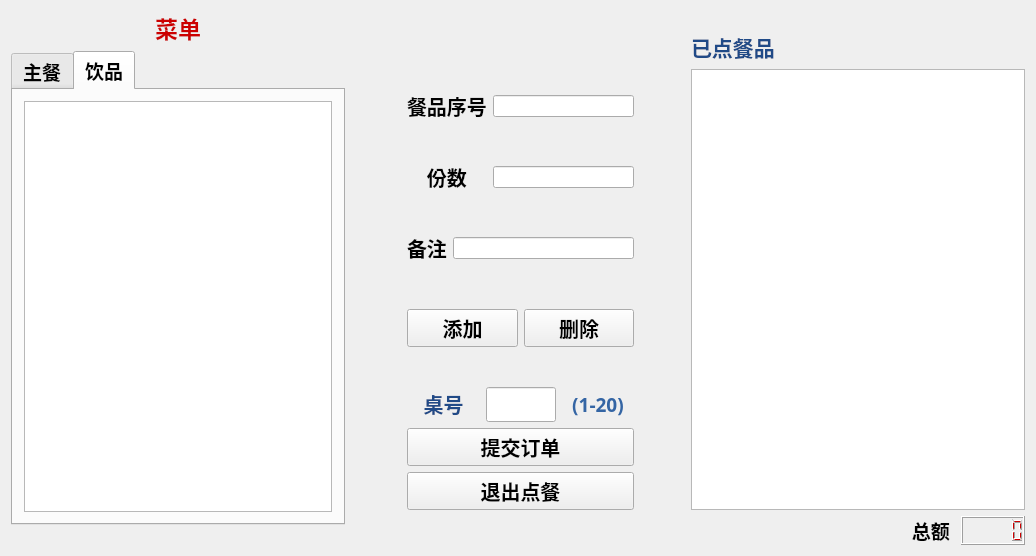
<?xml version="1.0" encoding="UTF-8"?>
<ui version="4.0">
 <class>Widget</class>
 <widget class="QWidget" name="Widget">
  <property name="geometry">
   <rect>
    <x>0</x>
    <y>0</y>
    <width>1036</width>
    <height>556</height>
   </rect>
  </property>
  <property name="minimumSize">
   <size>
    <width>4</width>
    <height>0</height>
   </size>
  </property>
  <property name="maximumSize">
   <size>
    <width>1300</width>
    <height>700</height>
   </size>
  </property>
  <property name="windowTitle">
   <string>Widget</string>
  </property>
  <layout class="QHBoxLayout" name="horizontalLayout_9">
   <item>
    <layout class="QVBoxLayout" name="verticalLayout_6">
     <item>
      <layout class="QGridLayout" name="gridLayout_2">
       <item row="0" column="0">
        <layout class="QVBoxLayout" name="verticalLayout">
         <item>
          <layout class="QHBoxLayout" name="horizontalLayout_5">
           <item>
            <spacer name="horizontalSpacer_2">
             <property name="orientation">
              <enum>Qt::Horizontal</enum>
             </property>
             <property name="sizeHint" stdset="0">
              <size>
               <width>40</width>
               <height>20</height>
              </size>
             </property>
            </spacer>
           </item>
           <item>
            <widget class="QLabel" name="label">
             <property name="font">
              <font>
               <family>AR PL UKai CN</family>
               <pointsize>17</pointsize>
               <weight>75</weight>
               <bold>true</bold>
              </font>
             </property>
             <property name="text">
              <string>&lt;html&gt;&lt;head/&gt;&lt;body&gt;&lt;p&gt;&lt;span style=&quot; color:#cc0000;&quot;&gt;菜单&lt;/span&gt;&lt;/p&gt;&lt;/body&gt;&lt;/html&gt;</string>
             </property>
            </widget>
           </item>
           <item>
            <spacer name="horizontalSpacer_3">
             <property name="orientation">
              <enum>Qt::Horizontal</enum>
             </property>
             <property name="sizeHint" stdset="0">
              <size>
               <width>40</width>
               <height>20</height>
              </size>
             </property>
            </spacer>
           </item>
          </layout>
         </item>
         <item>
          <widget class="QTabWidget" name="tabWidget">
           <property name="minimumSize">
            <size>
             <width>2</width>
             <height>0</height>
            </size>
           </property>
           <property name="maximumSize">
            <size>
             <width>1300</width>
             <height>700</height>
            </size>
           </property>
           <property name="font">
            <font>
             <family>AR PL UKai CN</family>
             <pointsize>14</pointsize>
             <weight>75</weight>
             <bold>true</bold>
            </font>
           </property>
           <property name="whatsThis">
            <string>&lt;html&gt;&lt;head/&gt;&lt;body&gt;&lt;p&gt;&lt;br/&gt;&lt;/p&gt;&lt;p&gt;&lt;br/&gt;&lt;/p&gt;&lt;/body&gt;&lt;/html&gt;</string>
           </property>
           <property name="currentIndex">
            <number>1</number>
           </property>
           <widget class="QWidget" name="tab">
            <attribute name="icon">
             <iconset resource="image.qrc">
              <normaloff>:/image/29.png</normaloff>:/image/29.png</iconset>
            </attribute>
            <attribute name="title">
             <string>主餐</string>
            </attribute>
            <layout class="QGridLayout" name="gridLayout_3">
             <item row="0" column="0">
              <widget class="QTableWidget" name="tableWidget_2">
               <property name="font">
                <font>
                 <family>Umpush</family>
                 <pointsize>12</pointsize>
                 <weight>50</weight>
                 <bold>false</bold>
                </font>
               </property>
              </widget>
             </item>
            </layout>
           </widget>
           <widget class="QWidget" name="tab_2">
            <attribute name="icon">
             <iconset resource="image.qrc">
              <normaloff>:/image/32.png</normaloff>:/image/32.png</iconset>
            </attribute>
            <attribute name="title">
             <string>饮品</string>
            </attribute>
            <layout class="QGridLayout" name="gridLayout">
             <item row="0" column="0">
              <widget class="QTableWidget" name="tableWidget_3">
               <property name="font">
                <font>
                 <family>Umpush</family>
                 <pointsize>12</pointsize>
                 <weight>50</weight>
                 <bold>false</bold>
                </font>
               </property>
              </widget>
             </item>
            </layout>
           </widget>
          </widget>
         </item>
        </layout>
       </item>
      </layout>
     </item>
     <item>
      <spacer name="horizontalSpacer_6">
       <property name="orientation">
        <enum>Qt::Horizontal</enum>
       </property>
       <property name="sizeHint" stdset="0">
        <size>
         <width>40</width>
         <height>20</height>
        </size>
       </property>
      </spacer>
     </item>
    </layout>
   </item>
   <item>
    <layout class="QHBoxLayout" name="horizontalLayout_7">
     <item>
      <spacer name="horizontalSpacer_4">
       <property name="orientation">
        <enum>Qt::Horizontal</enum>
       </property>
       <property name="sizeHint" stdset="0">
        <size>
         <width>56</width>
         <height>20</height>
        </size>
       </property>
      </spacer>
     </item>
     <item>
      <layout class="QVBoxLayout" name="verticalLayout_2">
       <item>
        <spacer name="verticalSpacer_3">
         <property name="orientation">
          <enum>Qt::Vertical</enum>
         </property>
         <property name="sizeHint" stdset="0">
          <size>
           <width>20</width>
           <height>40</height>
          </size>
         </property>
        </spacer>
       </item>
       <item>
        <spacer name="verticalSpacer_6">
         <property name="orientation">
          <enum>Qt::Vertical</enum>
         </property>
         <property name="sizeHint" stdset="0">
          <size>
           <width>20</width>
           <height>40</height>
          </size>
         </property>
        </spacer>
       </item>
       <item>
        <layout class="QHBoxLayout" name="horizontalLayout_2">
         <item>
          <widget class="QLabel" name="label_4">
           <property name="font">
            <font>
             <family>AR PL UKai CN</family>
             <pointsize>15</pointsize>
             <weight>75</weight>
             <bold>true</bold>
            </font>
           </property>
           <property name="text">
            <string>餐品序号</string>
           </property>
          </widget>
         </item>
         <item>
          <widget class="QLineEdit" name="lineEdit_2"/>
         </item>
        </layout>
       </item>
       <item>
        <spacer name="verticalSpacer_2">
         <property name="orientation">
          <enum>Qt::Vertical</enum>
         </property>
         <property name="sizeHint" stdset="0">
          <size>
           <width>227</width>
           <height>32</height>
          </size>
         </property>
        </spacer>
       </item>
       <item>
        <layout class="QHBoxLayout" name="horizontalLayout_3">
         <item>
          <widget class="QLabel" name="label_5">
           <property name="font">
            <font>
             <family>AR PL UKai CN</family>
             <pointsize>15</pointsize>
             <weight>75</weight>
             <bold>true</bold>
            </font>
           </property>
           <property name="text">
            <string>　份数　</string>
           </property>
          </widget>
         </item>
         <item>
          <widget class="QLineEdit" name="lineEdit_3"/>
         </item>
        </layout>
       </item>
       <item>
        <spacer name="verticalSpacer">
         <property name="orientation">
          <enum>Qt::Vertical</enum>
         </property>
         <property name="sizeHint" stdset="0">
          <size>
           <width>227</width>
           <height>33</height>
          </size>
         </property>
        </spacer>
       </item>
       <item>
        <layout class="QHBoxLayout" name="horizontalLayout_8">
         <item>
          <widget class="QLabel" name="label_7">
           <property name="font">
            <font>
             <family>AR PL UKai CN</family>
             <pointsize>15</pointsize>
             <weight>75</weight>
             <bold>true</bold>
            </font>
           </property>
           <property name="text">
            <string>备注</string>
           </property>
          </widget>
         </item>
         <item>
          <widget class="QLineEdit" name="lineEdit_4">
           <property name="styleSheet">
            <string notr="true">color: rgb(32, 74, 135);</string>
           </property>
          </widget>
         </item>
        </layout>
       </item>
       <item>
        <spacer name="verticalSpacer_7">
         <property name="orientation">
          <enum>Qt::Vertical</enum>
         </property>
         <property name="sizeHint" stdset="0">
          <size>
           <width>20</width>
           <height>40</height>
          </size>
         </property>
        </spacer>
       </item>
       <item>
        <layout class="QVBoxLayout" name="verticalLayout_4">
         <item>
          <layout class="QHBoxLayout" name="horizontalLayout_4">
           <item>
            <widget class="QPushButton" name="pushButton">
             <property name="font">
              <font>
               <family>AR PL UKai CN</family>
               <pointsize>15</pointsize>
               <weight>75</weight>
               <bold>true</bold>
              </font>
             </property>
             <property name="text">
              <string>添加</string>
             </property>
             <property name="icon">
              <iconset resource="image.qrc">
               <normaloff>:/image/41.png</normaloff>:/image/41.png</iconset>
             </property>
            </widget>
           </item>
           <item>
            <widget class="QPushButton" name="pushButton_2">
             <property name="font">
              <font>
               <family>AR PL UKai CN</family>
               <pointsize>15</pointsize>
               <weight>75</weight>
               <bold>true</bold>
              </font>
             </property>
             <property name="text">
              <string>删除</string>
             </property>
             <property name="icon">
              <iconset resource="image.qrc">
               <normaloff>:/image/40.png</normaloff>:/image/40.png</iconset>
             </property>
            </widget>
           </item>
          </layout>
         </item>
        </layout>
       </item>
       <item>
        <spacer name="verticalSpacer_4">
         <property name="orientation">
          <enum>Qt::Vertical</enum>
         </property>
         <property name="sizeHint" stdset="0">
          <size>
           <width>227</width>
           <height>32</height>
          </size>
         </property>
        </spacer>
       </item>
       <item>
        <layout class="QHBoxLayout" name="horizontalLayout_6">
         <item>
          <widget class="QLabel" name="label_6">
           <property name="font">
            <font>
             <family>AR PL UKai CN</family>
             <pointsize>15</pointsize>
             <weight>75</weight>
             <bold>true</bold>
            </font>
           </property>
           <property name="text">
            <string>&lt;html&gt;&lt;head/&gt;&lt;body&gt;&lt;p align=&quot;center&quot;&gt;&lt;span style=&quot; color:#204a87;&quot;&gt;桌号&lt;/span&gt;&lt;/p&gt;&lt;/body&gt;&lt;/html&gt;</string>
           </property>
          </widget>
         </item>
         <item>
          <widget class="QLineEdit" name="lineEdit">
           <property name="maximumSize">
            <size>
             <width>70</width>
             <height>16777215</height>
            </size>
           </property>
           <property name="font">
            <font>
             <family>AR PL UKai CN</family>
             <pointsize>14</pointsize>
             <weight>75</weight>
             <bold>true</bold>
            </font>
           </property>
           <property name="styleSheet">
            <string notr="true">color: rgb(204, 0, 0);</string>
           </property>
          </widget>
         </item>
         <item>
          <widget class="QLabel" name="label_8">
           <property name="font">
            <font>
             <family>AR PL UKai CN</family>
             <pointsize>14</pointsize>
             <weight>75</weight>
             <bold>true</bold>
            </font>
           </property>
           <property name="text">
            <string>&lt;html&gt;&lt;head/&gt;&lt;body&gt;&lt;p align=&quot;center&quot;&gt;&lt;span style=&quot; color:#3465a4;&quot;&gt;(1-20)&lt;/span&gt;&lt;/p&gt;&lt;/body&gt;&lt;/html&gt;</string>
           </property>
          </widget>
         </item>
        </layout>
       </item>
       <item>
        <widget class="QPushButton" name="pushButton_3">
         <property name="font">
          <font>
           <family>AR PL UKai CN</family>
           <pointsize>15</pointsize>
           <weight>75</weight>
           <bold>true</bold>
          </font>
         </property>
         <property name="text">
          <string>提交订单</string>
         </property>
         <property name="icon">
          <iconset resource="image.qrc">
           <normaloff>:/image/38.png</normaloff>:/image/38.png</iconset>
         </property>
        </widget>
       </item>
       <item>
        <widget class="QPushButton" name="pushButton_4">
         <property name="font">
          <font>
           <family>AR PL UKai CN</family>
           <pointsize>15</pointsize>
           <weight>75</weight>
           <bold>true</bold>
          </font>
         </property>
         <property name="text">
          <string>退出点餐</string>
         </property>
         <property name="icon">
          <iconset resource="image.qrc">
           <normaloff>:/image/42.png</normaloff>:/image/42.png</iconset>
         </property>
        </widget>
       </item>
       <item>
        <spacer name="verticalSpacer_5">
         <property name="orientation">
          <enum>Qt::Vertical</enum>
         </property>
         <property name="sizeHint" stdset="0">
          <size>
           <width>227</width>
           <height>33</height>
          </size>
         </property>
        </spacer>
       </item>
      </layout>
     </item>
     <item>
      <spacer name="horizontalSpacer_5">
       <property name="orientation">
        <enum>Qt::Horizontal</enum>
       </property>
       <property name="sizeHint" stdset="0">
        <size>
         <width>40</width>
         <height>20</height>
        </size>
       </property>
      </spacer>
     </item>
    </layout>
   </item>
   <item>
    <layout class="QGridLayout" name="gridLayout_4">
     <item row="0" column="0">
      <layout class="QGridLayout" name="gridLayout_5">
       <item row="0" column="0">
        <spacer name="horizontalSpacer_9">
         <property name="orientation">
          <enum>Qt::Horizontal</enum>
         </property>
         <property name="sizeHint" stdset="0">
          <size>
           <width>40</width>
           <height>20</height>
          </size>
         </property>
        </spacer>
       </item>
       <item row="1" column="0">
        <widget class="QLabel" name="label_2">
         <property name="font">
          <font>
           <family>AR PL UKai CN</family>
           <pointsize>16</pointsize>
           <weight>75</weight>
           <bold>true</bold>
          </font>
         </property>
         <property name="text">
          <string>&lt;html&gt;&lt;head/&gt;&lt;body&gt;&lt;p&gt;&lt;span style=&quot; color:#204a87;&quot;&gt;已点餐品&lt;/span&gt;&lt;/p&gt;&lt;/body&gt;&lt;/html&gt;</string>
         </property>
        </widget>
       </item>
       <item row="2" column="0">
        <widget class="QTableWidget" name="tableWidget">
         <property name="font">
          <font>
           <family>Umpush</family>
           <pointsize>12</pointsize>
          </font>
         </property>
        </widget>
       </item>
      </layout>
     </item>
     <item row="1" column="0">
      <layout class="QHBoxLayout" name="horizontalLayout">
       <item>
        <spacer name="horizontalSpacer">
         <property name="orientation">
          <enum>Qt::Horizontal</enum>
         </property>
         <property name="sizeHint" stdset="0">
          <size>
           <width>40</width>
           <height>20</height>
          </size>
         </property>
        </spacer>
       </item>
       <item>
        <widget class="QLabel" name="label_3">
         <property name="font">
          <font>
           <family>AR PL UKai CN</family>
           <pointsize>14</pointsize>
           <weight>75</weight>
           <bold>true</bold>
          </font>
         </property>
         <property name="text">
          <string> 总额 </string>
         </property>
        </widget>
       </item>
       <item>
        <widget class="QLCDNumber" name="lcdNumber">
         <property name="font">
          <font>
           <family>Ubuntu</family>
           <pointsize>11</pointsize>
           <weight>50</weight>
           <italic>false</italic>
           <bold>false</bold>
          </font>
         </property>
         <property name="styleSheet">
          <string notr="true">color: rgb(204, 0, 0);
font: 11pt &quot;Ubuntu&quot;;</string>
         </property>
        </widget>
       </item>
      </layout>
     </item>
    </layout>
   </item>
  </layout>
  <zorder></zorder>
 </widget>
 <layoutdefault spacing="6" margin="11"/>
 <resources>
  <include location="image.qrc"/>
 </resources>
 <connections/>
</ui>
